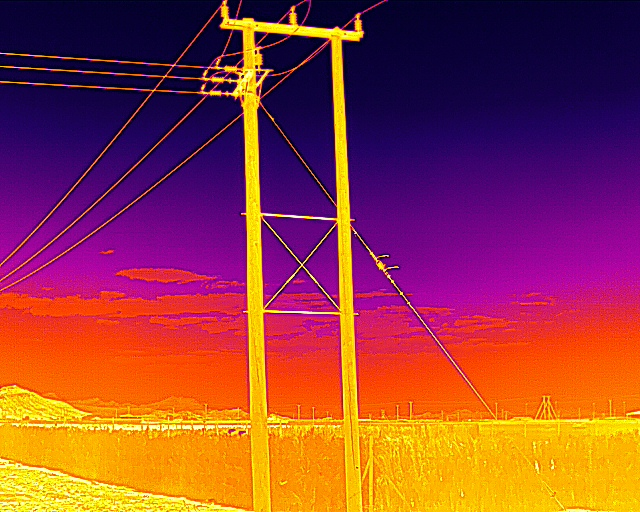
#> input picture Task 1 - RGB Thermal Overlay Algorithm/input-images/DJI_20250530122129_0012_T.JPG, 640 x 512 px
$ python -i task_1_code.py   (imports and definitions only)
#> lines starting #> are read from the running program, lines starting #| are printed output that depends on the picture
#> further down, picture is the input picture: shape (512, 640, 3); mean B, G, R 62.6, 61.1, 146.4
import cv2
import numpy as np
import os
import shutil

def detect_pole_bbox(img):
    gray = cv2.cvtColor(img, cv2.COLOR_BGR2GRAY)
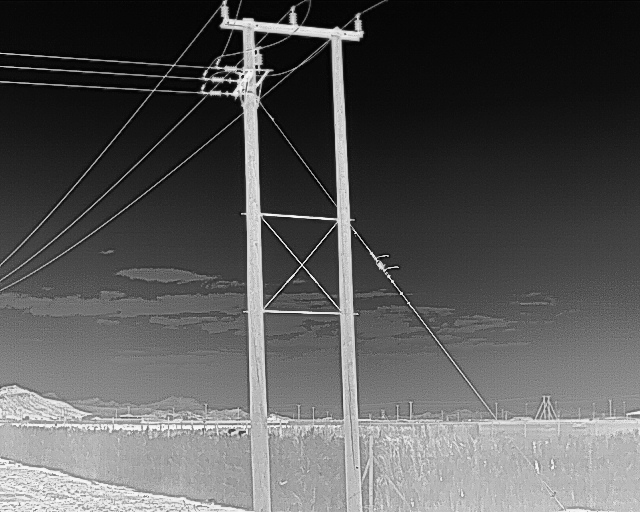
#> gray: shape (512, 640); min 3, max 252, mean 86.8
    edges = cv2.Canny(gray, 50, 150)
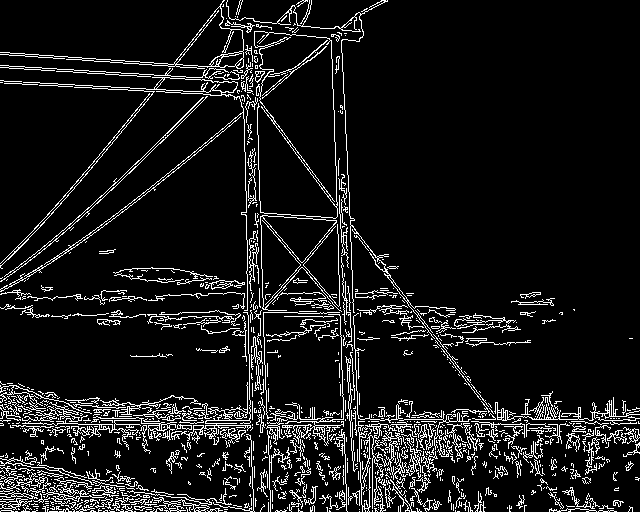
#> edges: shape (512, 640); 9.3% white in thin lines or dots

    lines = cv2.HoughLinesP(edges, 1, np.pi / 180, threshold=80,
                            minLineLength=150, maxLineGap=20)
#> lines = 106 rows, first 6: [0, 405, 357, 411], [229, 423, 542, 444], [214, 419, 635, 419], [245, 152, 250, 439], [337, 210, 563, 510], [341, 424, 619, 424]

    if lines is None:
        h, w = img.shape[:2]
        return int(w*0.35), 0, int(w*0.3), h

    verticals = []
    for x1, y1, x2, y2 in lines[:,0]:
        if abs(x1 - x2) < 20:
            verticals.append((x1, y1, x2, y2))
#> this loop made 106 passes
#> (x1, y1, x2, y2) on passes 1 to 12: (0, 405, 357, 411), (229, 423, 542, 444), (214, 419, 635, 419), (245, 152, 250, 439), (337, 210, 563, 510), (341, 424, 619, 424), (261, 249, 268, 454), (0, 425, 637, 436), (0, 420, 286, 420), (443, 418, 639, 418), (331, 28, 339, 284), (323, 187, 493, 413)
#> after the loop, verticals = [(245, 152, 250, 439), (261, 249, 268, 454), (331, 28, 339, 284), (254, 148, 262, 375), (246, 18, 249, 205), (347, 151, 356, 390), (253, 18, 262, 276), (345, 232, 359, 503), (242, 0, 248, 196), (243, 282, 251, 511), (345, 281, 351, 449)]

    if not verticals:

        h, w = img.shape[:2]
        return int(w*0.35), 0, int(w*0.3), h

    xs = [v[0] for v in verticals]
#> xs = [245, 261, 331, 254, 246, 347, 253, 345, 242, 243, 345]
    pole_x = int(np.median(xs))
#> pole_x = 254

    h, w = img.shape[:2]
#> h = 512; w = 640

    bw = int(w * 0.25)
#> bw = 160
    left = max(0, pole_x - bw//2)
#> left = 174
    width = bw
#> width = 160

    return left, 0, width, h

# [83 lines left out: functions align_local_ecc, align_full_thermal, process_task1, not called in this run]

# [3 lines not run here, left out]

>>> import cv2
>>> picture = cv2.imread('input-images/DJI_20250530122129_0012_T.JPG')
>>> result = detect_pole_bbox(picture)
#> result = (174, 0, 160, 512)

$ run again, on Task_2_input_file/input-images/10~3.jpg
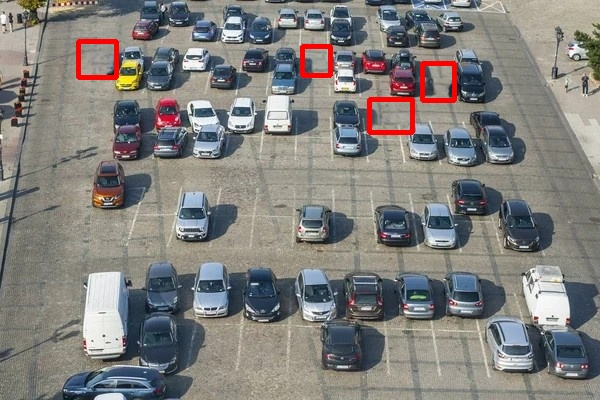
#> input picture Task_2_input_file/input-images/10~3.jpg, 600 x 400 px
#> picture is the input picture: shape (400, 600, 3); mean B, G, R 124.2, 127.3, 128.8
#> in detect_pole_bbox, `gray = cv2.cvtColor(img, cv2.COLOR_BGR2GRAY)`:
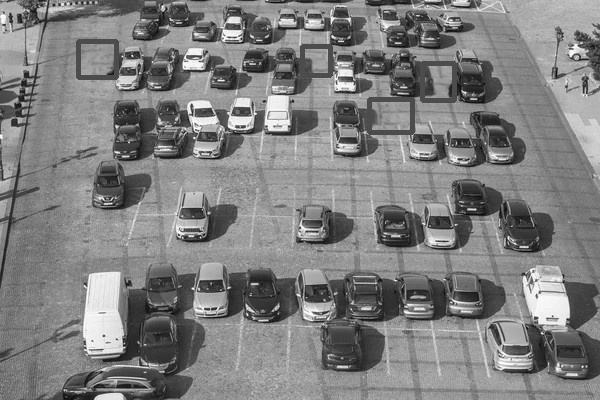
#> gray: shape (400, 600); min 3, max 255, mean 127.4
#> in detect_pole_bbox, `edges = cv2.Canny(gray, 50, 150)`:
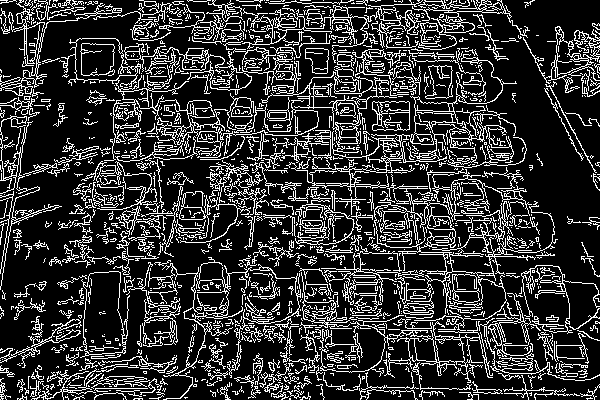
#> edges: shape (400, 600); 20.4% white in thin lines or dots
#> lines = 304 rows, first 6: [69, 213, 383, 219], [0, 76, 507, 58], [322, 390, 592, 394], [197, 1, 480, 284], [174, 1, 562, 389], [205, 251, 456, 0]
#> the loop in detect_pole_bbox, `for x1, y1, x2, y2 in lines[:,0]:` made 304 passes
#> after the loop in detect_pole_bbox, `for x1, y1, x2, y2 in lines[:,0]:`: verticals = [(1, 237, 1, 70), (113, 45, 127, 320)]
#> xs = [1, 113]
#> pole_x = 57
#> left = 0
#> result = (0, 0, 150, 400)
